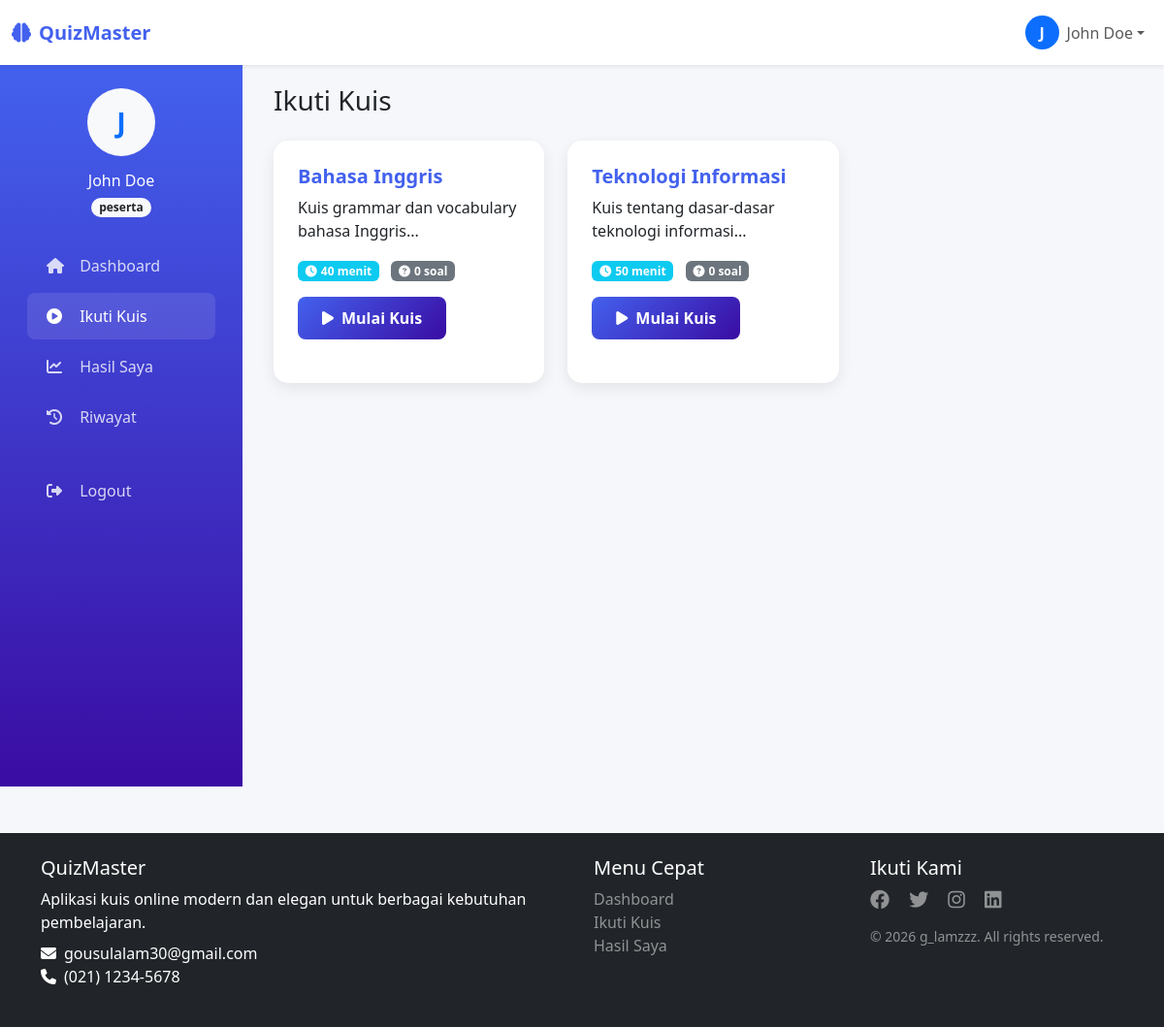
Page /peserta/take_quiz.php (signed in) on the committed database.
### tables this page shows
CREATE TABLE `quizzes` (
  `id` int(11) NOT NULL,
  `judul` varchar(200) NOT NULL,
  `deskripsi` text DEFAULT NULL,
  `durasi` int(11) DEFAULT 60,
  `created_by` int(11) DEFAULT NULL,
  `created_at` timestamp NOT NULL DEFAULT current_timestamp()
);

### peserta/take_quiz.php (the view, shortened to what this page needs)
<?php
require_once '../includes/auth.php';
include '../includes/header.php';
$user_id = $_SESSION['user_id'];
$quizzes = mysqli_query($conn,
    "SELECT q.* FROM quizzes q
     WHERE q.id NOT IN (SELECT quiz_id FROM results WHERE user_id = $user_id)
     ORDER BY q.created_at DESC");
?>
<div class="container-fluid">
    <div class="d-flex justify-content-between align-items-center mb-4">
        <h1 class="h3 mb-0 text-gray-800">Ikuti Kuis</h1>
    </div>
    <div class="row">
        <?php if (mysqli_num_rows($quizzes) > 0): ?>
            <?php while ($quiz = mysqli_fetch_assoc($quizzes)): ?>
            <div class="col-md-4 mb-4">
                <div class="card quiz-card h-100">
                    <div class="card-body">
                        <h5 class="card-title"><?php echo $quiz['judul']; ?></h5>
                        <p class="card-text"><?php echo substr($quiz['deskripsi'], 0, 100) . '...'; ?></p>
                        <div class="mb-3">
                            <span class="badge bg-info me-2">
                                <i class="fas fa-clock me-1"></i><?php echo $quiz['durasi']; ?> menit
                            </span>
                            <?php
                            $question_count = mysqli_fetch_assoc(mysqli_query($conn,
                                "SELECT COUNT(*) as count FROM questions WHERE quiz_id = {$quiz['id']}"))['count'];
                            ?>
                            <span class="badge bg-secondary">
                                <i class="fas fa-question-circle me-1"></i><?php echo $question_count; ?> soal
                            </span>
                        </div>
                        <a href="start_quiz.php?id=<?php echo $quiz['id']; ?>" class="btn btn-primary">
                            <i class="fas fa-play me-2"></i>Mulai Kuis
                        </a>
                    </div>
                </div>
            </div>
            <?php endwhile; ?>
        <?php endif; ?>
    </div>
</div>
<?php include '../includes/footer.php'; ?>

### css/style.css (style rules this page uses)
.quiz-card { transition: transform 0.3s, box-shadow 0.3s; }
.card-title { color: #333; font-weight: 600; }
.btn-primary { background: linear-gradient(135deg, #4361ee, #3a0ca3); border: none; }

### includes/header.php (style rules this page uses)
:root { --primary-color: #4361ee; --secondary-color: #3a0ca3; --success-color: #4cc9f0; --light-color: #f8f9fa; --dark-color: #212529; }
body { font-family: 'Segoe UI', Tahoma, Geneva, Verdana, sans-serif; background-color: #f5f7fb; min-height: 100vh; display: flex; flex-direction: column; }
.card { border: none; border-radius: 15px; box-shadow: 0 5px 15px rgba(0, 0, 0, 0.08); transition: transform 0.3s; margin-bottom: 20px; }
.card-body { padding: 25px; }
.btn-primary { background-color: var(--primary-color); border-color: var(--primary-color); padding: 10px 25px; border-radius: 8px; font-weight: 600; }
.quiz-card { cursor: pointer; height: 100%; }
.quiz-card h5 { color: var(--primary-color); }

### rows in the picture
quizzes: judul "Bahasa Inggris", deskripsi "Kuis grammar dan vocabulary bahasa Inggris", durasi "40", question_count "0"
quizzes: judul "Teknologi Informasi", deskripsi "Kuis tentang dasar-dasar teknologi informasi", durasi "50", question_count "0"

### other values in the picture
substr($_SESSION['nama_lengkap'], 0, 1) "J"
$_SESSION['nama_lengkap'] "John Doe"
$_SESSION['role'] "peserta"
